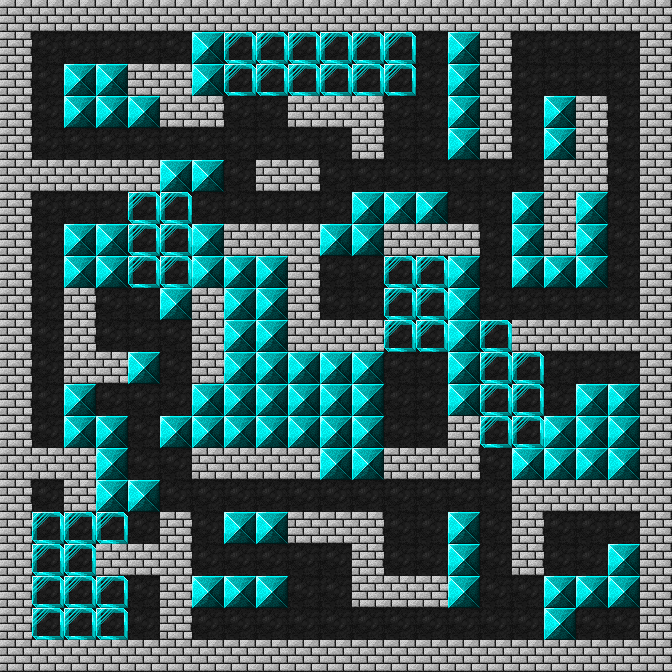

Rendered tile map (Tiled .tmx) drawn with the repository's tilesets; below, a short description and the map source with its tile grids summarised:
An orthogonal 21x21 tile map with 32x32 px tiles, 3 tile layers (background, collision, object).

<map version="1.0" orientation="orthogonal" width="21" height="21" tilewidth="32" tileheight="32">
 <tileset firstgid="1" name="tiles" tilewidth="32" tileheight="32">
  <image source="TilesNuevos.gif" width="256" height="128" />
 </tileset>
 <layer name="background" width="21" height="21">
  <data>[441 cells, 441 non-empty, 1 distinct tile ids]</data>
 </layer>
 <layer name="collision" width="21" height="21">
  <data>[441 cells, 250 non-empty, 2 distinct tile ids]</data>
 </layer>
 <layer name="object" width="21" height="21">
  <data>[441 cells, 42 non-empty, 1 distinct tile ids]</data>
 </layer>
</map>